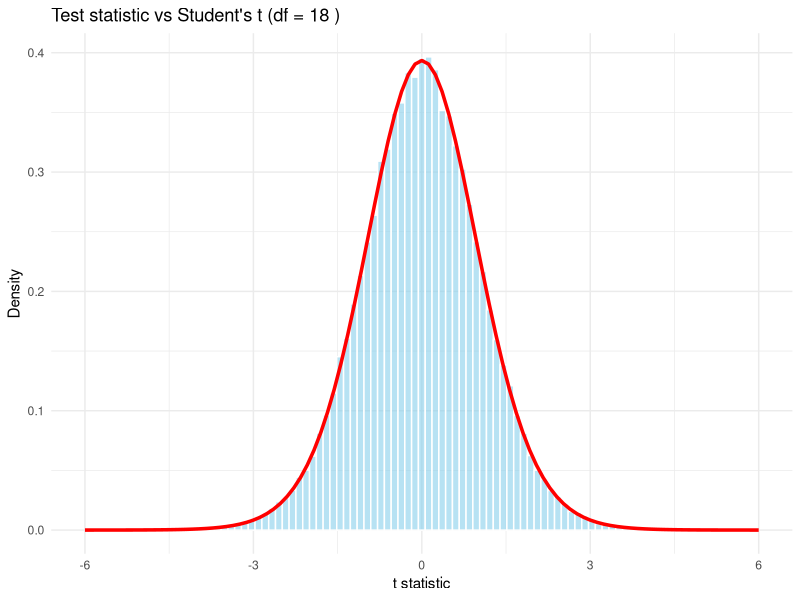

Here is the R script that generated this plot:
# Load needed package
if(!require(ggplot2)) install.packages("ggplot2")
library(ggplot2)

set.seed(123)

n <- 20               # sample size
n_sims <- 100000      # number of simulations
df <- n - 2           # degrees of freedom
t_values <- numeric(n_sims)

for (i in 1:n_sims) {
  # Generate two independent normal variables
  x <- rnorm(n)
  y <- rnorm(n)
  
  # Sample correlation
  r <- cor(x, y)
  
  # Test statistic
  t_values[i] <- r * sqrt((n - 2) / (1 - r^2))
}

# Put in a data frame for ggplot2
sim_df <- data.frame(t_values = t_values)

# Create density plot comparing simulated t-values to theoretical t-distribution
ggplot(sim_df, aes(x = t_values)) +
  geom_histogram(aes(y = ..density..), bins = 100, color = "white", fill = "skyblue", alpha = 0.6) +
  stat_function(fun = dt, args = list(df = df), color = "red", size = 1.2) +
  xlim(-6, 6) +
  labs(title = paste("Test statistic vs Student's t (df =", df, ")"),
       x = "t statistic", y = "Density") +
  theme_minimal()